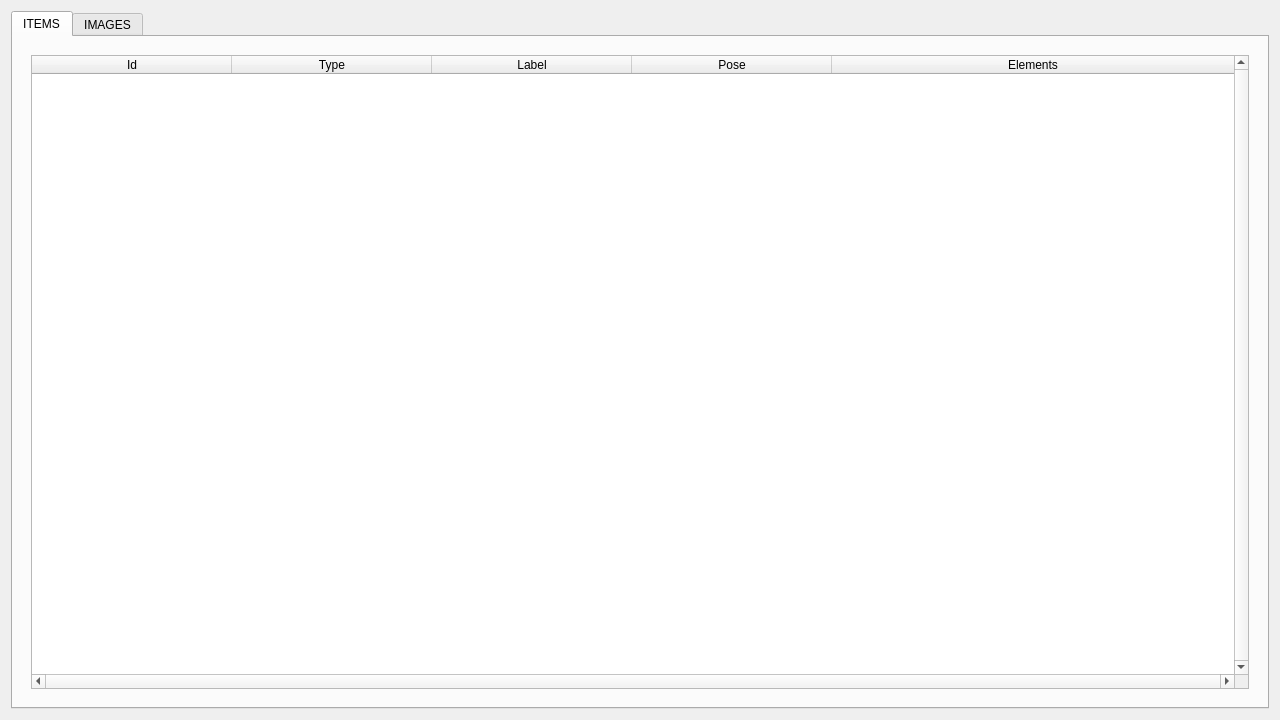
<?xml version="1.0" encoding="UTF-8"?>
<ui version="4.0">
 <class>DataStoreView</class>
 <widget class="QWidget" name="DataStoreView">
  <property name="geometry">
   <rect>
    <x>0</x>
    <y>0</y>
    <width>1280</width>
    <height>720</height>
   </rect>
  </property>
  <property name="sizePolicy">
   <sizepolicy hsizetype="Minimum" vsizetype="Minimum">
    <horstretch>0</horstretch>
    <verstretch>0</verstretch>
   </sizepolicy>
  </property>
  <property name="minimumSize">
   <size>
    <width>1280</width>
    <height>720</height>
   </size>
  </property>
  <property name="windowTitle">
   <string>Form</string>
  </property>
  <layout class="QVBoxLayout" name="verticalLayout">
   <item>
    <widget class="QTabWidget" name="tabWidget">
     <property name="currentIndex">
      <number>0</number>
     </property>
     <widget class="QWidget" name="itemsTab">
      <attribute name="title">
       <string>ITEMS</string>
      </attribute>
      <layout class="QGridLayout" name="gridLayout_2">
       <item row="0" column="0">
        <widget class="QStackedWidget" name="stackedWidget">
         <property name="currentIndex">
          <number>0</number>
         </property>
         <widget class="QWidget" name="items">
          <layout class="QGridLayout" name="gridLayout_3">
           <item row="0" column="0">
            <widget class="QTableWidget" name="itemsTable">
             <property name="verticalScrollBarPolicy">
              <enum>Qt::ScrollBarAlwaysOn</enum>
             </property>
             <property name="horizontalScrollBarPolicy">
              <enum>Qt::ScrollBarAlwaysOn</enum>
             </property>
             <property name="sizeAdjustPolicy">
              <enum>QAbstractScrollArea::AdjustToContents</enum>
             </property>
             <property name="gridStyle">
              <enum>Qt::DashLine</enum>
             </property>
             <attribute name="horizontalHeaderVisible">
              <bool>true</bool>
             </attribute>
             <attribute name="horizontalHeaderCascadingSectionResizes">
              <bool>false</bool>
             </attribute>
             <attribute name="horizontalHeaderMinimumSectionSize">
              <number>30</number>
             </attribute>
             <attribute name="horizontalHeaderDefaultSectionSize">
              <number>200</number>
             </attribute>
             <attribute name="horizontalHeaderShowSortIndicator" stdset="0">
              <bool>false</bool>
             </attribute>
             <attribute name="horizontalHeaderStretchLastSection">
              <bool>true</bool>
             </attribute>
             <column>
              <property name="text">
               <string>Id</string>
              </property>
             </column>
             <column>
              <property name="text">
               <string>Type</string>
              </property>
             </column>
             <column>
              <property name="text">
               <string>Label</string>
              </property>
             </column>
             <column>
              <property name="text">
               <string>Pose</string>
              </property>
             </column>
             <column>
              <property name="text">
               <string>Elements</string>
              </property>
             </column>
            </widget>
           </item>
          </layout>
         </widget>
         <widget class="QWidget" name="elements">
          <layout class="QGridLayout" name="gridLayout_5">
           <item row="1" column="0">
            <widget class="QPushButton" name="backButton_2">
             <property name="text">
              <string>Back</string>
             </property>
            </widget>
           </item>
           <item row="1" column="1">
            <widget class="QLabel" name="itemDescription">
             <property name="text">
              <string>ITEM: </string>
             </property>
            </widget>
           </item>
           <item row="2" column="0" colspan="2">
            <widget class="QTableWidget" name="elementsTable">
             <attribute name="horizontalHeaderDefaultSectionSize">
              <number>200</number>
             </attribute>
             <attribute name="horizontalHeaderStretchLastSection">
              <bool>true</bool>
             </attribute>
             <column>
              <property name="text">
               <string>Id</string>
              </property>
             </column>
             <column>
              <property name="text">
               <string>Label</string>
              </property>
             </column>
             <column>
              <property name="text">
               <string>PointClouds</string>
              </property>
             </column>
             <column>
              <property name="text">
               <string>ShadowPoints</string>
              </property>
             </column>
             <column>
              <property name="text">
               <string>Masks</string>
              </property>
             </column>
             <column>
              <property name="text">
               <string>PartDescription</string>
              </property>
             </column>
            </widget>
           </item>
          </layout>
         </widget>
         <widget class="QWidget" name="images">
          <layout class="QGridLayout" name="gridLayout_4">
           <item row="0" column="2">
            <widget class="QComboBox" name="chooseDetectronViewpointComboBox"/>
           </item>
           <item row="0" column="1">
            <widget class="QLabel" name="label_2">
             <property name="layoutDirection">
              <enum>Qt::LeftToRight</enum>
             </property>
             <property name="text">
              <string>Chose viewpoint:</string>
             </property>
             <property name="alignment">
              <set>Qt::AlignRight|Qt::AlignTrailing|Qt::AlignVCenter</set>
             </property>
            </widget>
           </item>
           <item row="0" column="0">
            <widget class="QPushButton" name="backButton">
             <property name="text">
              <string>Back</string>
             </property>
            </widget>
           </item>
           <item row="1" column="0" colspan="3">
            <widget class="QGraphicsView" name="maskView">
             <property name="sizePolicy">
              <sizepolicy hsizetype="Expanding" vsizetype="Expanding">
               <horstretch>0</horstretch>
               <verstretch>0</verstretch>
              </sizepolicy>
             </property>
             <property name="minimumSize">
              <size>
               <width>0</width>
               <height>0</height>
              </size>
             </property>
            </widget>
           </item>
          </layout>
         </widget>
        </widget>
       </item>
      </layout>
     </widget>
     <widget class="QWidget" name="camerasImages">
      <attribute name="title">
       <string>IMAGES</string>
      </attribute>
      <layout class="QGridLayout" name="gridLayout">
       <item row="0" column="0">
        <widget class="QLabel" name="label">
         <property name="text">
          <string>Choose rgb view:</string>
         </property>
        </widget>
       </item>
       <item row="1" column="0">
        <widget class="QComboBox" name="chooseCameraComboBox"/>
       </item>
       <item row="1" column="1">
        <widget class="QPushButton" name="refreshButton">
         <property name="text">
          <string>Refresh</string>
         </property>
        </widget>
       </item>
       <item row="3" column="0" colspan="2">
        <widget class="QGraphicsView" name="cameraImageView"/>
       </item>
      </layout>
     </widget>
    </widget>
   </item>
  </layout>
 </widget>
 <resources/>
 <connections/>
</ui>
